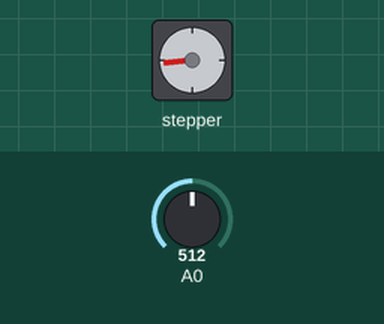
Simulated run of this sketch. Board: Arduino Uno, built with avr-gcc and run on an emulated ATmega328P. Shown: stepper motor. The inputs (shaded band) are chosen by the test bench; at power-on: A0 = 512. Stepper angles assume 512 steps per turn.

Above: at 1.2 s.
1.3 s: A0 set to 716
At 1.66 s:
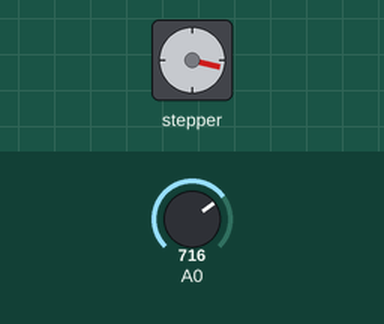
4.3 s: A0 set to 900
At 4.71 s:
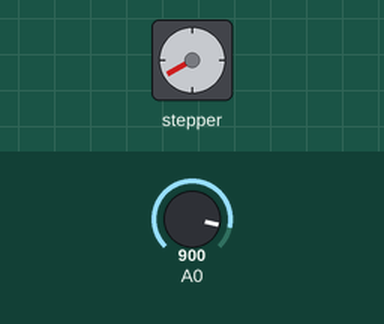
7.3 s: A0 set to 511
10.3 s: A0 set to 306
13.3 s: A0 set to 0
At 13.3 s:
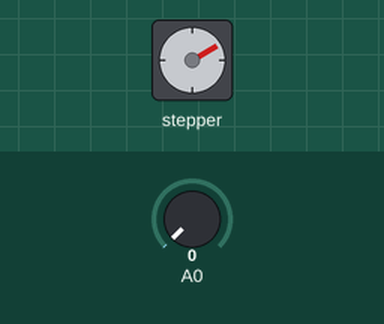
Timing chart, 0 to 15.8 s (numbered marks = the images above; inputs shaded):
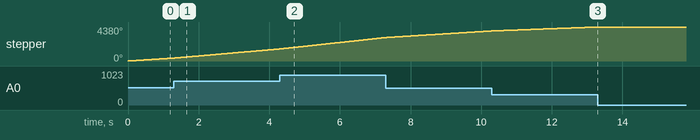

The sketch:

stepper_speedControl.ino
```cpp
/*
 Stepper Motor Control - speed control

 This program drives a unipolar or bipolar stepper motor.
 The motor is attached to digital pins 8 - 11 of the Arduino.
 A potentiometer is connected to analog input 0.

 The motor will rotate in a clockwise direction. The higher the potentiometer value,
 the faster the motor speed. Because setSpeed() sets the delay between steps,
 you may notice the motor is less responsive to changes in the sensor value at
 low speeds.

 Created 30 Nov. 2009
 Modified 28 Oct 2010
 by Tom Igoe

 */

#include <Stepper.h>

const int stepsPerRevolution = 512;  // change this to fit the number of steps per revolution
// for your motor


// initialize the stepper library on pins 8 through 11:
Stepper myStepper(stepsPerRevolution, 4, 5, 6, 7);

int stepCount = 0;  // number of steps the motor has taken

void setup() {
  // nothing to do inside the setup
}

void loop() {
  // read the sensor value:
  int sensorReading = analogRead(A0);
  // map it to a range from 0 to 100:
  int motorSpeed = map(sensorReading, 0, 1023, 0, 100);
  // set the motor speed:
  if (motorSpeed > 0) {
    myStepper.setSpeed(motorSpeed);
    // step 1/100 of a revolution:
    myStepper.step(stepsPerRevolution / 100);
  }
}
```

Measured:
- after the input at 13.3 s, stepper: stops changing and stays 4380°
